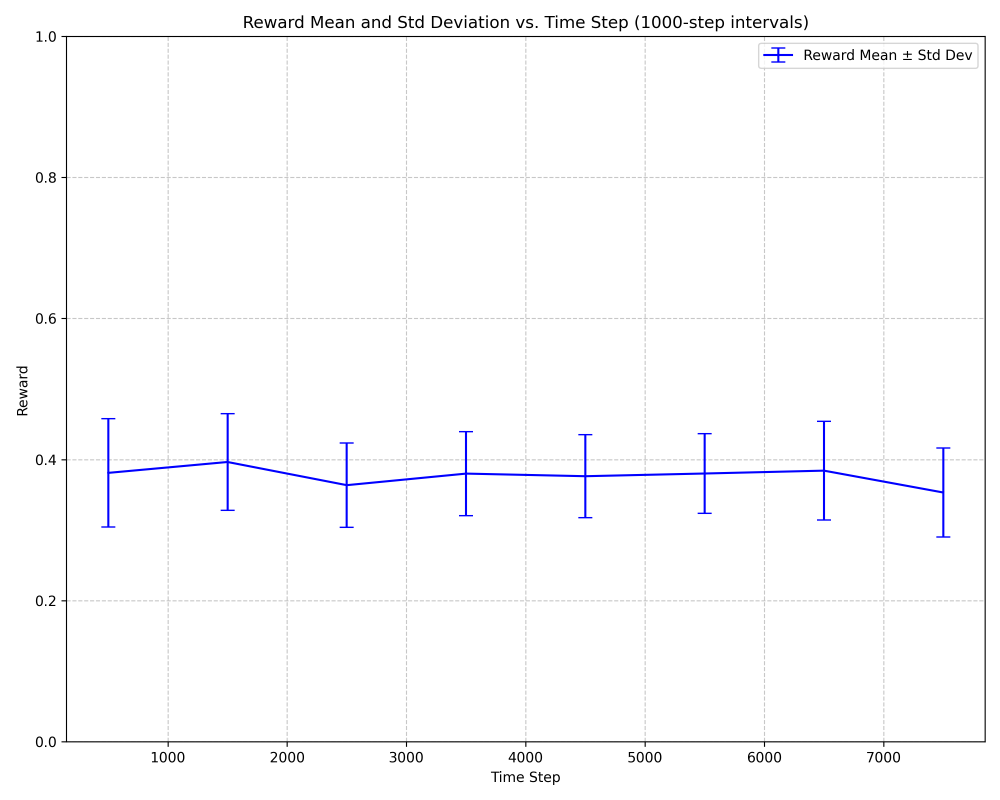
#> input picture image2/reward_vs_time_step_all_0.01_errorbar.png, 3000 x 2400 px (shown at 1/3 size)
$ python temp.py
#> lines starting #> are read from the running program, lines starting #| are printed output that depends on the picture; after the words box and inside, x2 and y2 are one past the last pixel; in counts of white or black regions, pixels touching at a corner belong together
import cv2
import numpy as np
from PIL import Image

# Image paths (you can reorder these if needed)
image_paths = [
    "./image2/reward_vs_time_step_all_0.01_errorbar.png",
    "./image2/reward_vs_time_step_all_0.02_errorbar.png",
    "./image2/reward_vs_time_step_all_0.03_errorbar.png",
    "./image2/reward_vs_time_step_all_0.04_errorbar.png"
]

# Correct colors: Purple, Green, Blue, Orange (in reverse)
tint_colors = [
    [224, 163, 46],
    [70, 148, 73],
    [214, 126, 44],
    [187, 86, 149]
]

# Load base image
bgr_base = cv2.imread(image_paths[0])
#> bgr_base is the input picture: shape (2400, 3000, 3); mean B, G, R 252.1, 250.9, 250.9
rgb_base = cv2.cvtColor(bgr_base, cv2.COLOR_BGR2RGB)
height, width = rgb_base.shape[:2]
#> height = 2400; width = 3000
rgba_base = np.dstack((rgb_base, 255 * np.ones((height, width), dtype=np.uint8)))
img_base = Image.fromarray(rgba_base, "RGBA")

# HSV range for detecting the base plot line
lower_line = np.array([100, 50, 50])
upper_line = np.array([140, 255, 255])

# Overlay tinted lines
for i in range(1, len(image_paths)):
    bgr = cv2.imread(image_paths[i])
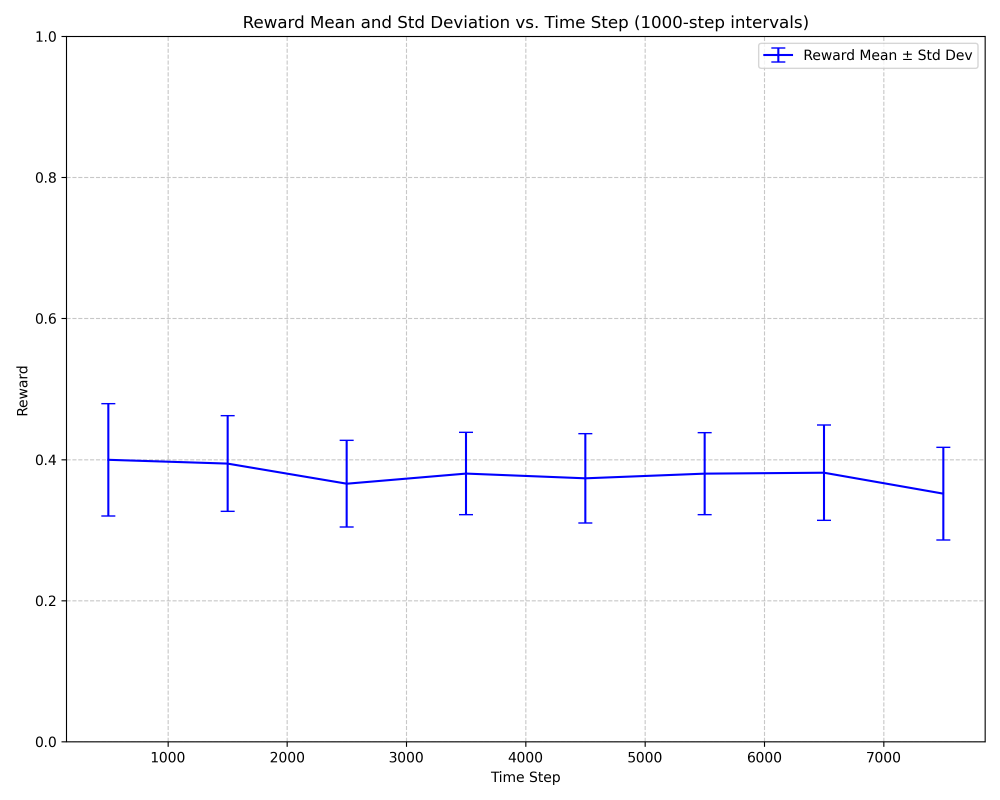
#> input picture image2/reward_vs_time_step_all_0.02_errorbar.png, 3000 x 2400 px (shown at 1/3 size)
#> bgr is the input picture: shape (2400, 3000, 3); mean B, G, R 252.1, 250.9, 250.9
    rgb = cv2.cvtColor(bgr, cv2.COLOR_BGR2RGB)
    rgb = cv2.resize(rgb, (width, height))

    hsv = cv2.cvtColor(rgb, cv2.COLOR_RGB2HSV)
#> hsv: shape (2400, 3000, 3); mean H, S, V 0.7, 1.2, 252.1
    line_mask = cv2.inRange(hsv, lower_line, upper_line)
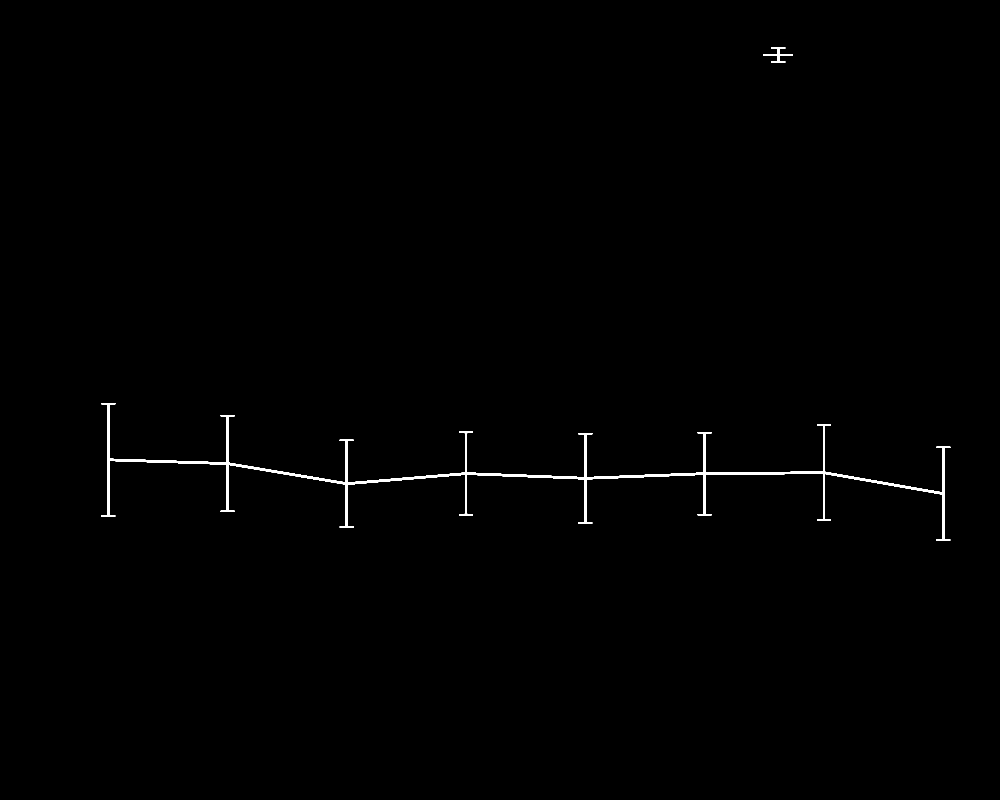
#> line_mask: shape (2400, 3000) (shown at 1/3 size); 0.47% white; 2 white regions, box (x1, y1, x2, y2) and area: (304, 1209, 2851, 1622) 32796, (2290, 142, 2379, 188) 1070

    tinted = rgb.copy()
    tinted[line_mask > 0] = tint_colors[i]

    alpha = np.zeros_like(line_mask)
    alpha[line_mask > 0] = 255  # Full opacity

    rgba = np.dstack((tinted, alpha)).astype(np.uint8)
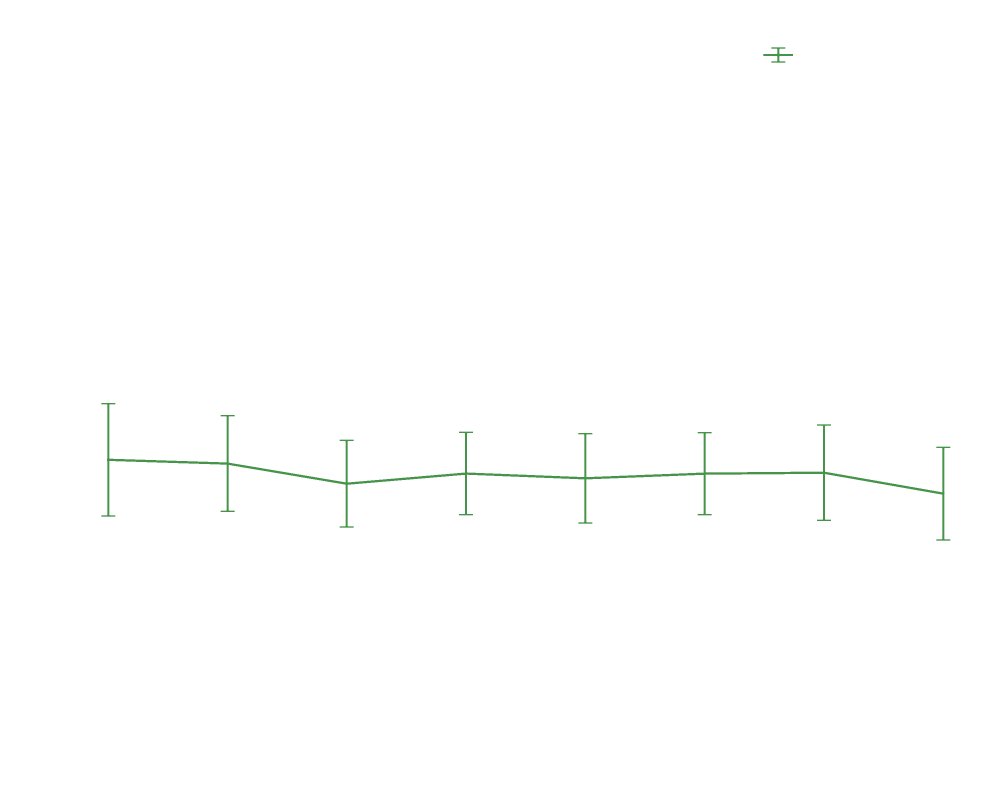
#> rgba: shape (2400, 3000, 4) (shown at 1/3 size); mean R, G, B, A 251.2, 251.5, 251.2, 1.2; transparent parts drawn white
    img_overlay = Image.fromarray(rgba, "RGBA")

    img_base = Image.alpha_composite(img_base, img_overlay)
#> pass 2 of the loop `for i in range(1, len(image_paths)):`:
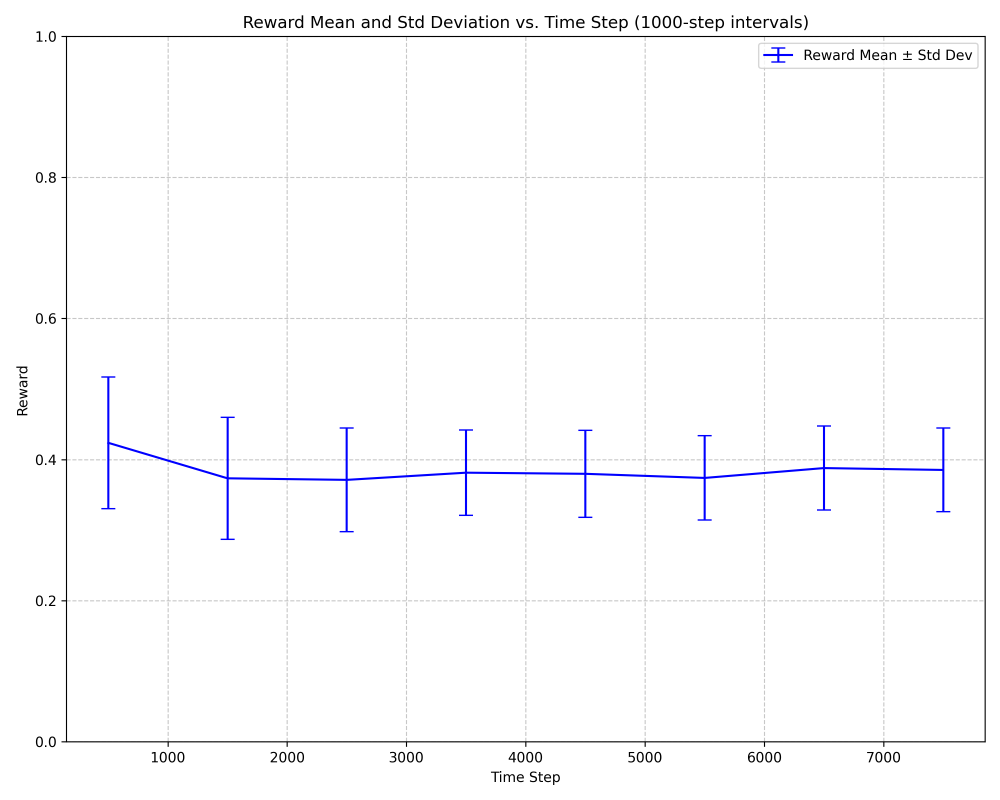
#> input picture image2/reward_vs_time_step_all_0.03_errorbar.png, 3000 x 2400 px (shown at 1/3 size)
#> bgr is the input picture: shape (2400, 3000, 3); mean B, G, R 252.1, 250.9, 250.9
#> hsv: shape (2400, 3000, 3); mean H, S, V 0.7, 1.2, 252.1
#> `line_mask = cv2.inRange(hsv, lower_line, upper_line)`:
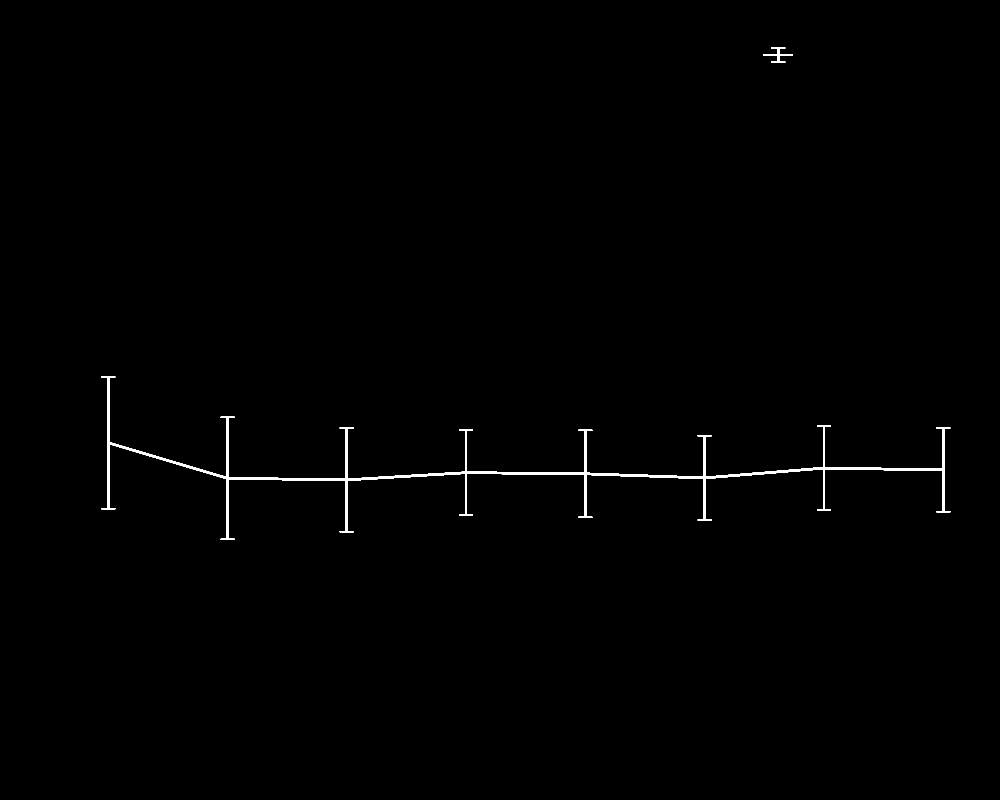
#> line_mask: shape (2400, 3000) (shown at 1/3 size); 0.48% white; 2 white regions, box (x1, y1, x2, y2) and area: (304, 1129, 2851, 1620) 33634, (2290, 142, 2379, 188) 1070
#> `rgba = np.dstack((tinted, alpha)).astype(np.uint8)`:
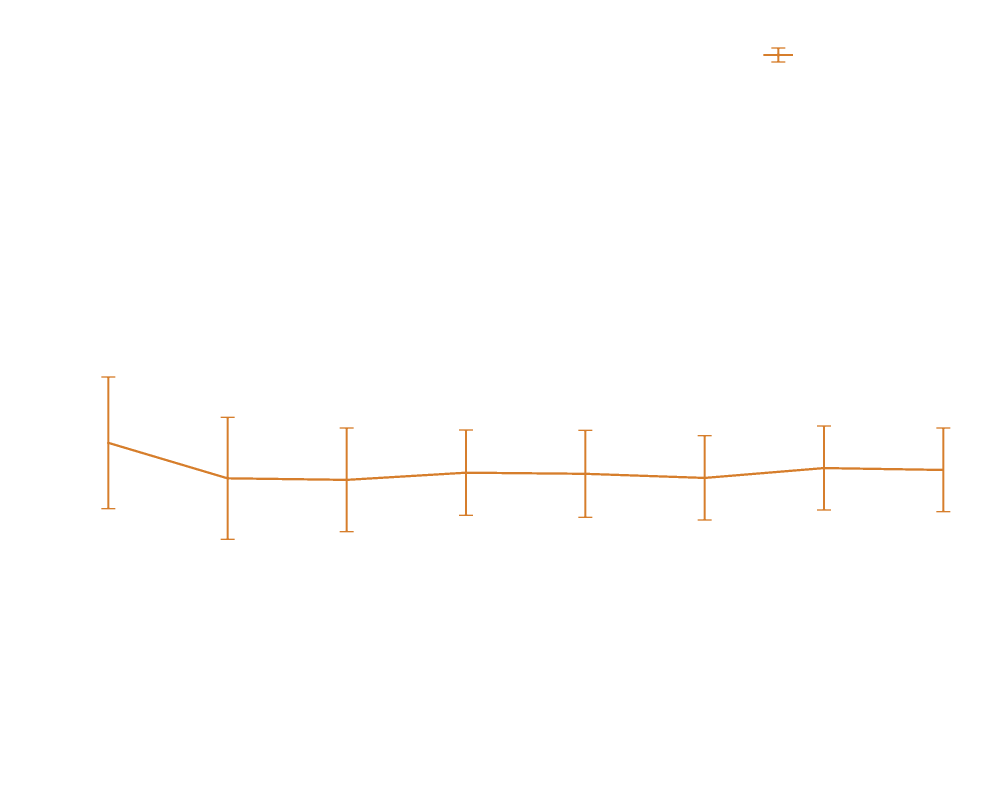
#> rgba: shape (2400, 3000, 4) (shown at 1/3 size); mean R, G, B, A 251.8, 251.4, 251.1, 1.2; transparent parts drawn white
#> pass 3 of the loop `for i in range(1, len(image_paths)):`:
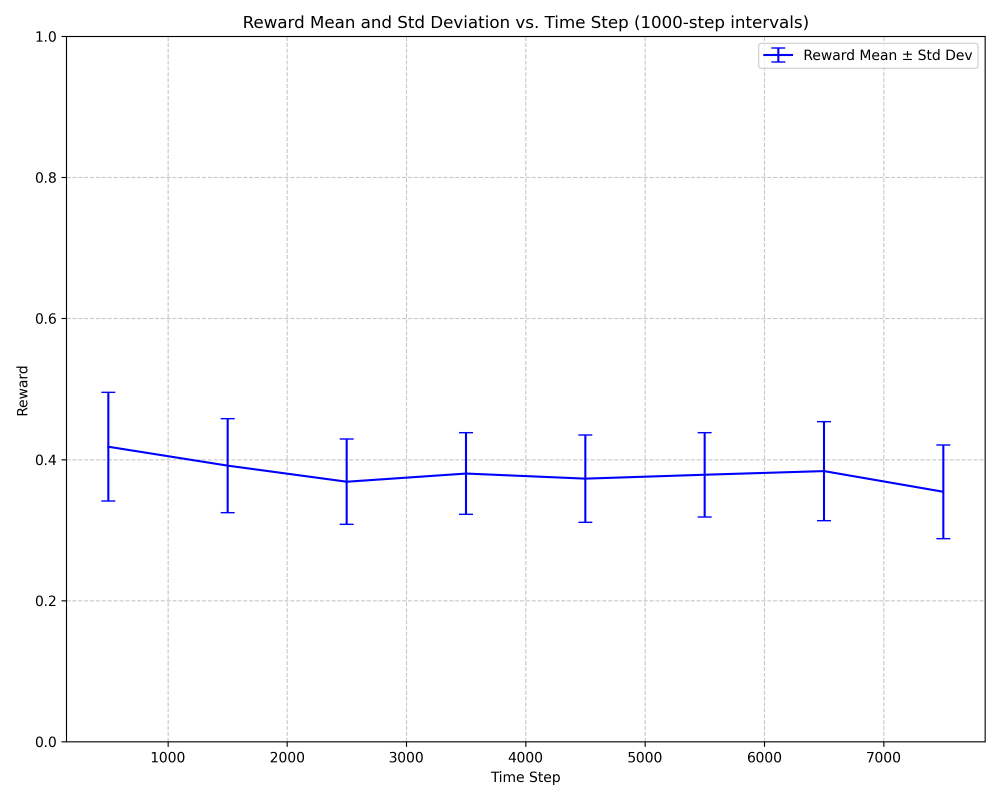
#> input picture image2/reward_vs_time_step_all_0.04_errorbar.png, 3000 x 2400 px (shown at 1/3 size)
#> bgr is the input picture: shape (2400, 3000, 3); mean B, G, R 252.1, 250.9, 250.9
#> hsv: shape (2400, 3000, 3); mean H, S, V 0.7, 1.2, 252.1
#> `line_mask = cv2.inRange(hsv, lower_line, upper_line)`:
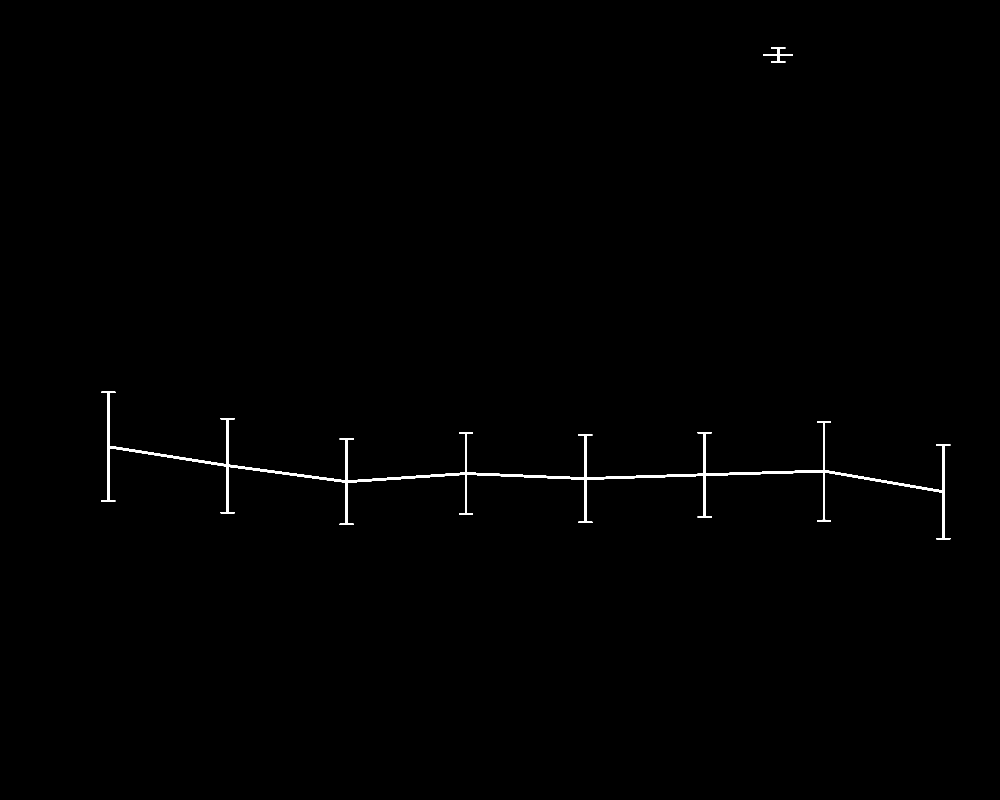
#> line_mask: shape (2400, 3000) (shown at 1/3 size); 0.47% white; 2 white regions, box (x1, y1, x2, y2) and area: (304, 1175, 2851, 1618) 32753, (2290, 142, 2379, 188) 1070
#> `rgba = np.dstack((tinted, alpha)).astype(np.uint8)`:
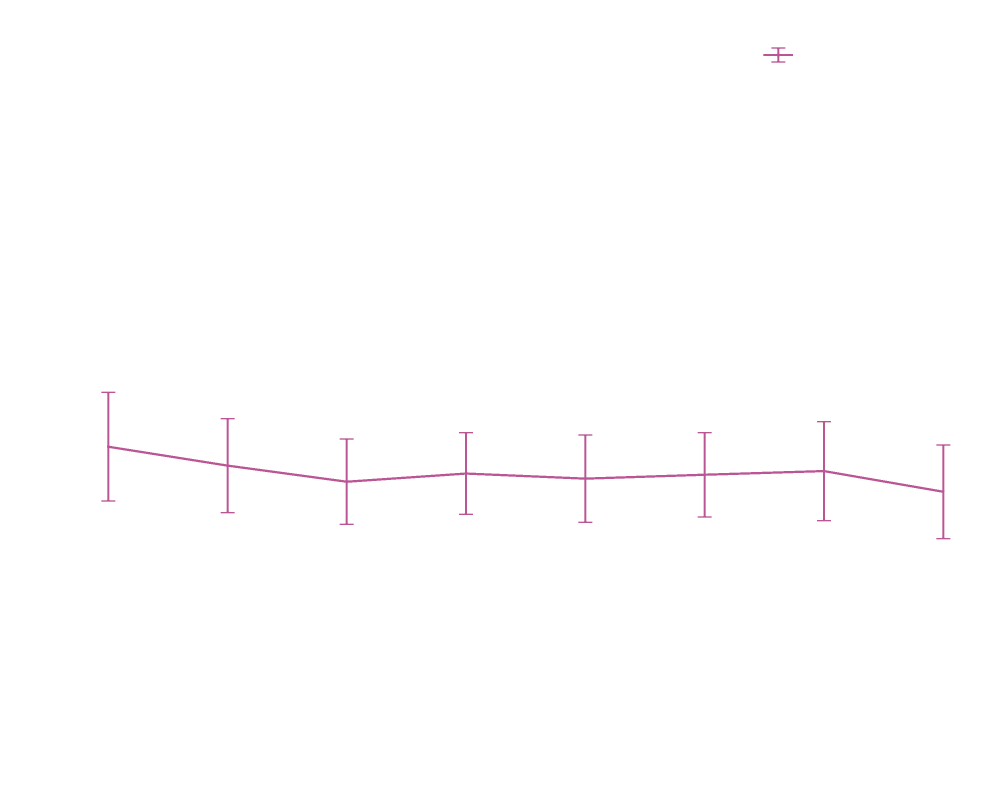
#> rgba: shape (2400, 3000, 4) (shown at 1/3 size); mean R, G, B, A 251.7, 251.3, 251.6, 1.2; transparent parts drawn white

# Save final output
img_base.save("final_overlay_learning_rate_colored.png")
print("✅ Saved: 'final_overlay_learning_rate_colored.png'")
